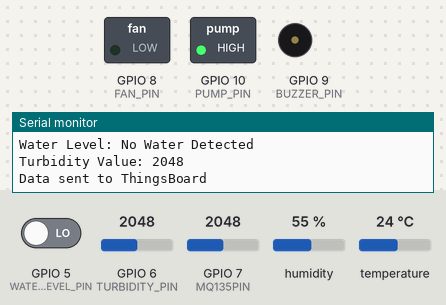
Bench run of a sketch on a simulated ESP32-S3. Parts: switched loads named in the sketch (green lamp = pin HIGH), buzzer (waves = sounding, pin HIGH), the last lines printed to the serial monitor. The inputs (shaded band) are chosen by the test bench; at power-on: temperature 24 °C, GPIO 6 (TURBIDITY_PIN) = 2048, GPIO 5 (WATER_LEVEL_PIN) LOW, GPIO 7 (MQ135PIN) = 2048, humidity 55 %. WiFi joins after 1.5 s; servers stay silent unless stated; no MQTT or app messages arrive unless stated.

Above: at 2.7 s.
2.8 s: temperature set to 29.6 °C
5.5 s: temperature set to 30.6 °C
At 6.8 s:
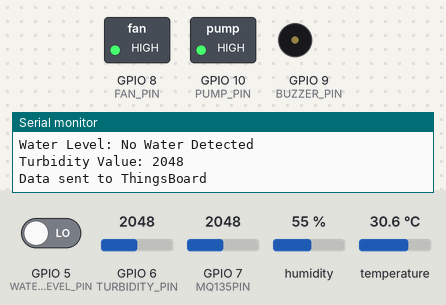
8.2 s: GPIO 6 (TURBIDITY_PIN) set to 54
10.9 s: GPIO 6 (TURBIDITY_PIN) set to 47
At 12.4 s:
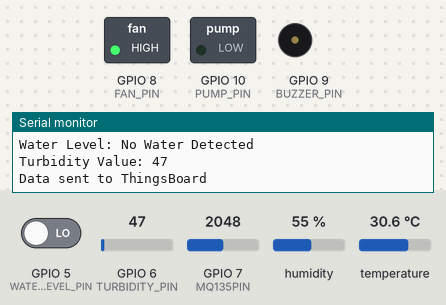
13.6 s: GPIO 5 (WATER_LEVEL_PIN) driven HIGH
At 14.6 s:
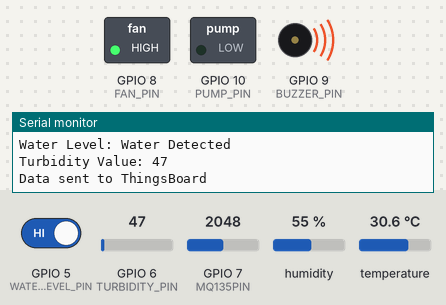
16.3 s: temperature set to 12 °C
At 19.1 s:
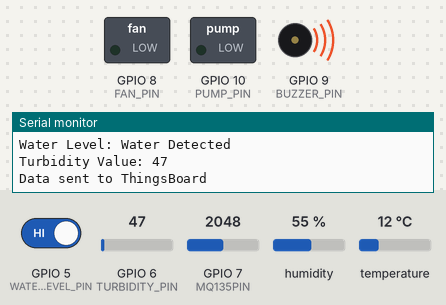
Timing chart, 0 to 20.2 s (numbered marks = the images above; inputs shaded):
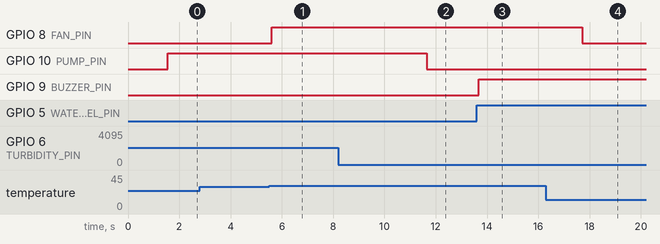

Measured:
- the behaviour switches between 30 and 30.1 °C on temperature (found by bisection; images 0 and 1)
- the behaviour switches between 51 and 50 on GPIO 6 (TURBIDITY_PIN) (found by bisection; images 1 and 2)
- after the input at 5.5 s, GPIO 8 (FAN_PIN): LOW → HIGH after 0.10 s
- after the input at 10.9 s, GPIO 10 (PUMP_PIN): HIGH → LOW after 0.76 s
- after the input at 13.6 s, GPIO 9 (BUZZER_PIN): LOW → HIGH after 0.08 s
- after the input at 16.3 s, GPIO 8 (FAN_PIN): HIGH → LOW after 1.4 s

The sketch:

Fix.ino
```cpp
#include <WiFi.h>
#include <PubSubClient.h>
#include <DHT.h>

// Konfigurasi sensor DHT
#define DHTPIN 4          // Pin untuk DHT22
#define DHTTYPE DHT22     // Tipe DHT
DHT dht(DHTPIN, DHTTYPE);

// Konfigurasi sensor MQ-135
#define MQ135PIN 7       // Pin untuk MQ-135

// Konfigurasi sensor level air
#define WATER_LEVEL_PIN 5 // Pin untuk sensor level air

// Konfigurasi sensor turbidity
#define TURBIDITY_PIN 6   // Pin untuk sensor turbidity

// Konfigurasi pin untuk fan
#define FAN_PIN 8         // Pin untuk fan

// Konfigurasi pin untuk buzzer
#define BUZZER_PIN 9      // Pin untuk buzzer

// Konfigurasi pin untuk pompa
#define PUMP_PIN 10       // Pin untuk pompa

// Konfigurasi WiFi
const char* ssid = "OPPO A17k";       // Nama WiFi
const char* password = "w5mx9cvf"; // Password WiFi

// Konfigurasi MQTT ThingsBoard
const char* mqtt_server = "demo.thingsboard.io"; // Server ThingsBoard
const char* token = "xDsoM7f6wIM9RO1gYA4o";         // Token dari ThingsBoard
WiFiClient espClient;
PubSubClient client(espClient);

// Fungsi untuk menghubungkan ke WiFi
void connectToWiFi() {
  Serial.print("Connecting to WiFi");
  WiFi.begin(ssid, password);
  while (WiFi.status() != WL_CONNECTED) {
    delay(500);
    Serial.print(".");
  }
  Serial.println("\nWiFi connected");
  Serial.print("IP Address: ");
  Serial.println(WiFi.localIP());
}

// Fungsi untuk menghubungkan ke ThingsBoard
void connectToMQTT() {
  while (!client.connected()) {
    Serial.print("Connecting to ThingsBoard...");
    if (client.connect("ESP32Client", token, "")) {
      Serial.println("connected");
    } else {
      Serial.print("failed, rc=");
      Serial.print(client.state());
      Serial.println(" trying again in 5 seconds");
      delay(5000);
    }
  }
}

void setup() {
  Serial.begin(115200);
  dht.begin();
  pinMode(MQ135PIN, INPUT); // Set pin MQ-135 sebagai input
  pinMode(WATER_LEVEL_PIN, INPUT); // Set pin level air sebagai input
  pinMode(TURBIDITY_PIN, INPUT); // Set pin turbidity sebagai input
  pinMode(FAN_PIN, OUTPUT); // Set pin fan sebagai output
  pinMode(BUZZER_PIN, OUTPUT); // Set pin buzzer sebagai output
  pinMode(PUMP_PIN, OUTPUT); // Set pin pompa sebagai output
  digitalWrite(FAN_PIN, LOW); // Pastikan fan mati di awal
  digitalWrite(BUZZER_PIN, LOW); // Pastikan buzzer mati di awal
  digitalWrite(PUMP_PIN, LOW); // Pastikan pompa mati di awal

  connectToWiFi();
  client.setServer(mqtt_server, 1883); // Port MQTT default 1883
}

void loop() {
  if (!client.connected()) {
    connectToMQTT();
  }
  client.loop();

  // Membaca data dari sensor DHT22
  float humidity = dht.readHumidity();
  float temperature = dht.readTemperature();

  // Cek apakah pembacaan gagal
  if (isnan(humidity) || isnan(temperature)) {
    Serial.println("Failed to read from DHT sensor!");
    return;
  }

  // Menghidupkan atau mematikan fan berdasarkan suhu
  if (temperature > 30) {
    digitalWrite(FAN_PIN, HIGH); // Hidupkan fan
    Serial.println("Fan ON");
  } else {
    digitalWrite(FAN_PIN, LOW); // Matikan fan
    Serial.println("Fan OFF");
  }

  // Membaca data dari sensor MQ-135
  int mq135Value = analogRead(MQ135PIN);
  float gasConcentration = map(mq135Value, 0, 1023, 0, 200); // Peta nilai ke konsentrasi gas (ppm)

  // Membaca data dari sensor level air
  int waterLevel = digitalRead(WATER_LEVEL_PIN); // 1 jika air terdeteksi, 0 jika tidak

  // Menghidupkan atau mematikan buzzer berdasarkan level air
  if (waterLevel == HIGH) { // Jika air terdeteksi
    digitalWrite(BUZZER_PIN, HIGH); // Hidupkan buzzer
    Serial.println("Buzzer ON - Water Detected");
  } else {
    digitalWrite(BUZZER_PIN, LOW); // Matikan buzzer
    Serial.println("Buzzer OFF - No Water Detected");
  }

  // Membaca data dari sensor turbidity
  int turbidityValue = analogRead(TURBIDITY_PIN); // Membaca nilai analog dari sensor turbidity

  // Menghidupkan atau mematikan pompa berdasarkan nilai turbidity
  if (turbidityValue > 50) { // Jika nilai turbidity melebihi 50
    digitalWrite(PUMP_PIN, HIGH); // Hidupkan pompa
    Serial.println("Pump ON - Turbidity High");
  } else {
    digitalWrite(PUMP_PIN, LOW); // Matikan pompa
    Serial.println("Pump OFF - Turbidity Normal");
  }

  // Menampilkan data ke Serial Monitor
  Serial.print("Humidity: ");
  Serial.print(humidity);
  Serial.print(" %\t");
  Serial.print("Temperature: ");
  Serial.print(temperature);
  Serial.println(" *C");

  Serial.print("MQ-135 Value: ");
  Serial.print(mq135Value);
  Serial.print(" (mapped to ppm: ");
  Serial.print(gasConcentration);
  Serial.println(" ppm)");

  Serial.print("Water Level: ");
  Serial.print(waterLevel == HIGH ? "Water Detected" : "No Water Detected");
  Serial.println();

  Serial.print("Turbidity Value: ");
  Serial.println(turbidityValue); // Menampilkan nilai turbidity

  // Membuat payload JSON
  String payload = "{";
  payload += "\"temperature\":" + String(temperature) + ",";
  payload += "\"humidity\":" + String(humidity) + ",";
  payload += "\"gas_concentration\":" + String(gasConcentration) + ",";
  payload += "\"water_level\":" + String(waterLevel) + ",";
  payload += "\"turbidity\":" + String(turbidityValue);
  payload += "}";

  // Mengirim data ke ThingsBoard
  if (client.publish("v1/devices/me/telemetry", payload.c_str())) {
    Serial.println("Data sent to ThingsBoard");
  } else {
    Serial.println("Failed to send data to ThingsBoard");
  }

  // Delay sebelum pengulangan
  delay(2000);
}
```
